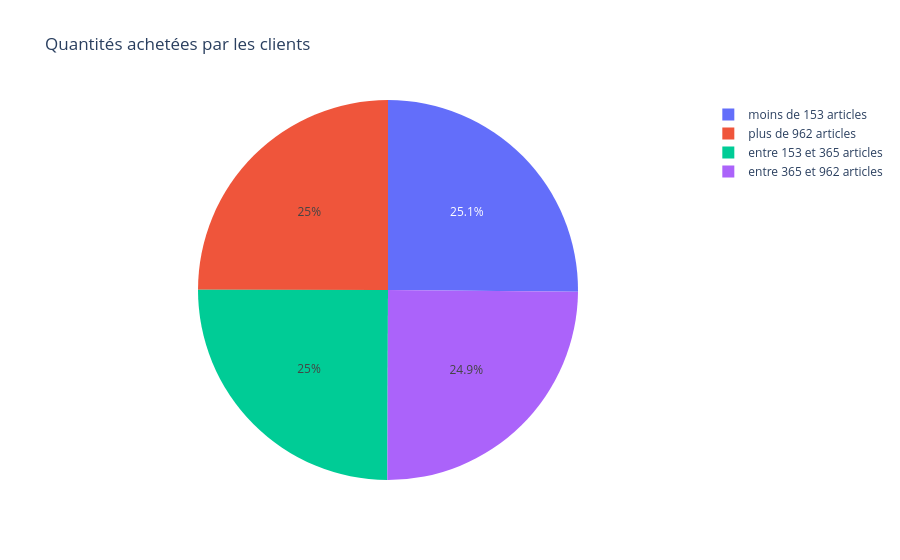

Notebook code for this chart:
### Code cell
repartitions_ventes=pd.qcut(
    nb_articles_achetés["Quantity"],
    4,
    labels=["moins de 153 articles", "entre 153 et 365 articles", "entre 365 et 962 articles", "plus de 962 articles"]
)

fig_repartitions_ventes=px.pie(
    repartitions_ventes,
    names="Quantity",
    title="Quantités achetées par les clients"
)

fig_repartitions_ventes.show()

### Figure 1 — Plotly figure (JSON) as saved in the notebook; plotly's stock layout.template omitted (floating-point values rounded to 4 significant figures; data arrays with more than 128 entries replaced by an {"elided": "..."} marker saying what was removed)
{"data": [{"domain": {"x": [0, 1], "y": [0, 1]}, "hovertemplate": "Quantity=%{label}<extra></extra>", "labels": {"elided": "4371 str values"}, "legendgroup": "", "name": "", "showlegend": true, "type": "pie"}], "layout": {"autosize": true, "legend": {"tracegroupgap": 0}, "title": {"text": "Quantités achetées par les clients"}}}
